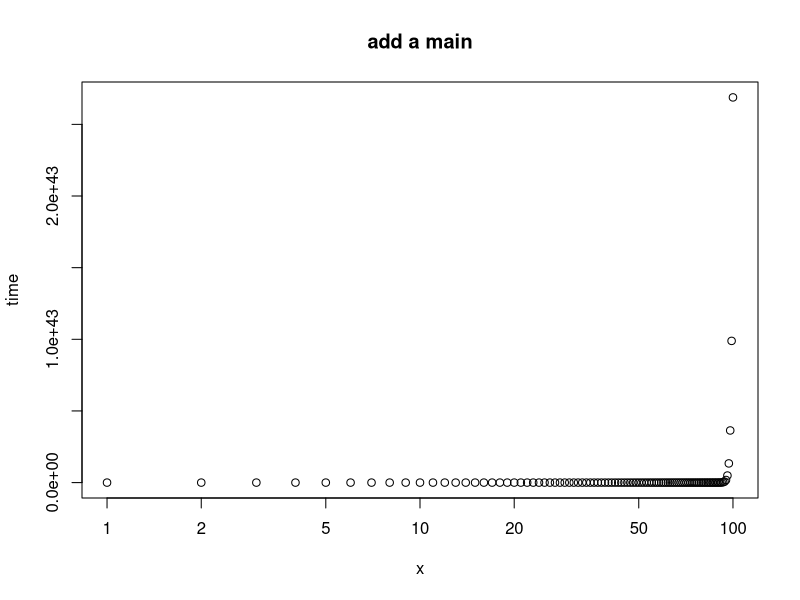

Write the R code that produced this figure.
## ---- chunk 1
1+1==2
## ---- chunk 2

K=1000
T=100
N=2
x=1:T
y=rep(0,T)
y[1]=N
r=.2
for(i in x[2:T])
    y[i]=K/(1 + (( K - y[i-1])/y[i-1])*exp(-r))
plot(x,exp(x),ylab="time",log="x",main="add a main")
